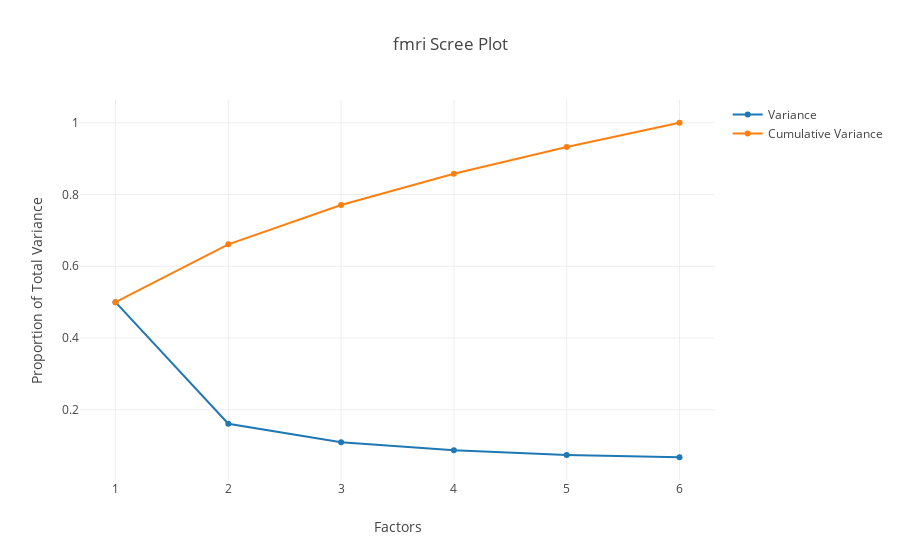

Here is the notebook cell this chart was saved with:
### Code cell
lpl.ScreePlotter(DM).plot()

### Figure 1 — Plotly figure (JSON) as saved in the notebook; plotly's stock layout.template omitted (floating-point values rounded to 4 significant figures)
{"data": [{"mode": "lines+markers", "name": "Variance", "type": "scatter", "x": [1, 2, 3, 4, 5, 6], "y": [0.5, 0.161, 0.1098, 0.08719, 0.07425, 0.06776]}, {"mode": "lines+markers", "name": "Cumulative Variance", "type": "scatter", "x": [1, 2, 3, 4, 5, 6], "y": [0.5, 0.661, 0.7708, 0.858, 0.9322, 1]}], "layout": {"title": "fmri Scree Plot", "xaxis": {"title": "Factors"}, "yaxis": {"title": "Proportion of Total Variance"}}}
